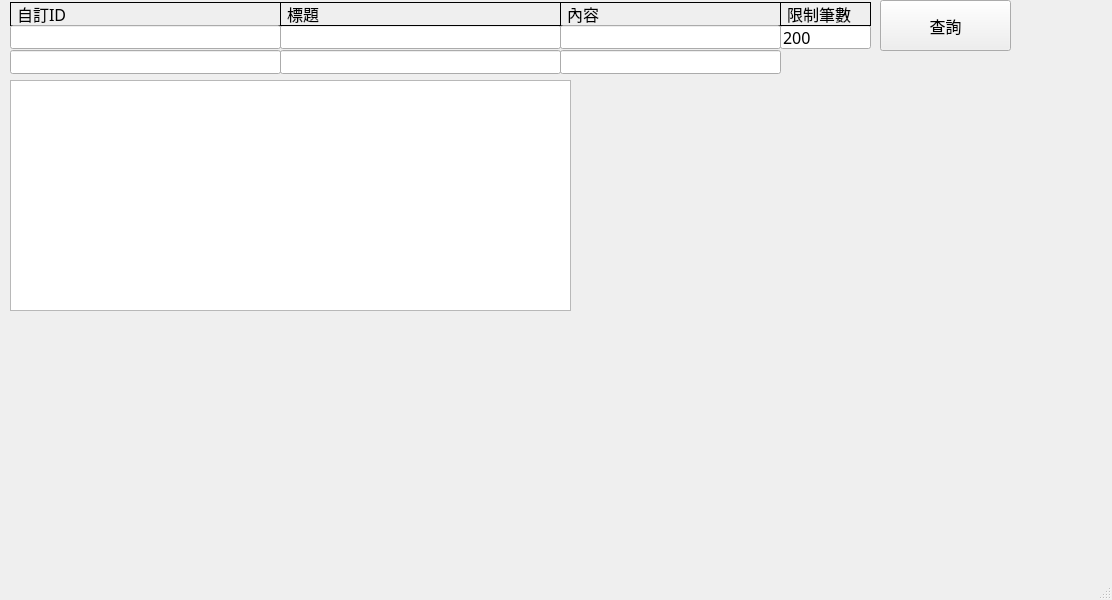
<?xml version="1.0" encoding="UTF-8"?>
<ui version="4.0">
 <class>MainWindow</class>
 <widget class="QMainWindow" name="MainWindow">
  <property name="geometry">
   <rect>
    <x>0</x>
    <y>0</y>
    <width>1112</width>
    <height>600</height>
   </rect>
  </property>
  <property name="windowTitle">
   <string>MainWindow</string>
  </property>
  <widget class="QWidget" name="centralwidget">
   <widget class="QLabel" name="label_12">
    <property name="geometry">
     <rect>
      <x>560</x>
      <y>2</y>
      <width>221</width>
      <height>24</height>
     </rect>
    </property>
    <property name="font">
     <font>
      <family>新細明體</family>
      <pointsize>12</pointsize>
     </font>
    </property>
    <property name="contextMenuPolicy">
     <enum>Qt::PreventContextMenu</enum>
    </property>
    <property name="styleSheet">
     <string notr="true">QLabel {
    border: 1px solid black; /* 邊框粗細與顏色 */
    padding: 2px;           /* 內邊距 */
}</string>
    </property>
    <property name="text">
     <string>內容</string>
    </property>
    <property name="scaledContents">
     <bool>false</bool>
    </property>
   </widget>
   <widget class="QLineEdit" name="w_title">
    <property name="geometry">
     <rect>
      <x>280</x>
      <y>25</y>
      <width>281</width>
      <height>24</height>
     </rect>
    </property>
    <property name="font">
     <font>
      <family>新細明體</family>
      <pointsize>12</pointsize>
     </font>
    </property>
    <property name="text">
     <string/>
    </property>
   </widget>
   <widget class="QLineEdit" name="w_counts">
    <property name="geometry">
     <rect>
      <x>780</x>
      <y>25</y>
      <width>91</width>
      <height>24</height>
     </rect>
    </property>
    <property name="font">
     <font>
      <family>新細明體</family>
      <pointsize>12</pointsize>
     </font>
    </property>
    <property name="text">
     <string>200</string>
    </property>
   </widget>
   <widget class="QLabel" name="label_6">
    <property name="geometry">
     <rect>
      <x>280</x>
      <y>2</y>
      <width>281</width>
      <height>24</height>
     </rect>
    </property>
    <property name="font">
     <font>
      <family>新細明體</family>
      <pointsize>12</pointsize>
     </font>
    </property>
    <property name="contextMenuPolicy">
     <enum>Qt::PreventContextMenu</enum>
    </property>
    <property name="styleSheet">
     <string notr="true">QLabel {
    border: 1px solid black; /* 邊框粗細與顏色 */
    padding: 2px;           /* 內邊距 */
}</string>
    </property>
    <property name="text">
     <string>標題</string>
    </property>
    <property name="scaledContents">
     <bool>false</bool>
    </property>
   </widget>
   <widget class="QLabel" name="label_5">
    <property name="geometry">
     <rect>
      <x>10</x>
      <y>2</y>
      <width>271</width>
      <height>24</height>
     </rect>
    </property>
    <property name="font">
     <font>
      <family>新細明體</family>
      <pointsize>12</pointsize>
     </font>
    </property>
    <property name="contextMenuPolicy">
     <enum>Qt::PreventContextMenu</enum>
    </property>
    <property name="styleSheet">
     <string notr="true">QLabel {
    border: 1px solid black; /* 邊框粗細與顏色 */
    padding: 2px;           /* 內邊距 */
}</string>
    </property>
    <property name="text">
     <string>自訂ID</string>
    </property>
    <property name="scaledContents">
     <bool>false</bool>
    </property>
   </widget>
   <widget class="QLabel" name="label_7">
    <property name="geometry">
     <rect>
      <x>780</x>
      <y>2</y>
      <width>91</width>
      <height>24</height>
     </rect>
    </property>
    <property name="font">
     <font>
      <family>新細明體</family>
      <pointsize>12</pointsize>
     </font>
    </property>
    <property name="contextMenuPolicy">
     <enum>Qt::PreventContextMenu</enum>
    </property>
    <property name="styleSheet">
     <string notr="true">QLabel {
    border: 1px solid black; /* 邊框粗細與顏色 */
    padding: 2px;           /* 內邊距 */
}</string>
    </property>
    <property name="text">
     <string>限制筆數</string>
    </property>
    <property name="scaledContents">
     <bool>false</bool>
    </property>
   </widget>
   <widget class="QLineEdit" name="f_title">
    <property name="geometry">
     <rect>
      <x>280</x>
      <y>50</y>
      <width>281</width>
      <height>24</height>
     </rect>
    </property>
    <property name="font">
     <font>
      <family>新細明體</family>
      <pointsize>12</pointsize>
     </font>
    </property>
    <property name="text">
     <string/>
    </property>
   </widget>
   <widget class="QLineEdit" name="w_custom_index">
    <property name="geometry">
     <rect>
      <x>10</x>
      <y>25</y>
      <width>271</width>
      <height>24</height>
     </rect>
    </property>
    <property name="font">
     <font>
      <family>新細明體</family>
      <pointsize>12</pointsize>
     </font>
    </property>
    <property name="text">
     <string/>
    </property>
   </widget>
   <widget class="QLineEdit" name="f_custom_index">
    <property name="geometry">
     <rect>
      <x>10</x>
      <y>50</y>
      <width>271</width>
      <height>24</height>
     </rect>
    </property>
    <property name="font">
     <font>
      <family>新細明體</family>
      <pointsize>12</pointsize>
     </font>
    </property>
    <property name="text">
     <string/>
    </property>
   </widget>
   <widget class="QTableWidget" name="treeView">
    <property name="geometry">
     <rect>
      <x>10</x>
      <y>80</y>
      <width>561</width>
      <height>231</height>
     </rect>
    </property>
    <property name="sizePolicy">
     <sizepolicy hsizetype="Expanding" vsizetype="Expanding">
      <horstretch>1</horstretch>
      <verstretch>0</verstretch>
     </sizepolicy>
    </property>
    <property name="font">
     <font>
      <family>新細明體</family>
      <pointsize>12</pointsize>
     </font>
    </property>
    <property name="styleSheet">
     <string notr="true">QTableWidget {
    alternate-background-color: #f2f2f2; /* 隔行背景顏色 */
    selection-background-color: #0078d7;  /* 選擇背景顏色 */
}
QHeaderView::section {
    background-color: #f0f0f0; /* 表頭背景顏色 */
}</string>
    </property>
    <property name="alternatingRowColors">
     <bool>true</bool>
    </property>
    <property name="columnCount">
     <number>0</number>
    </property>
    <attribute name="verticalHeaderDefaultSectionSize">
     <number>24</number>
    </attribute>
   </widget>
   <widget class="QLineEdit" name="w_content">
    <property name="geometry">
     <rect>
      <x>560</x>
      <y>25</y>
      <width>221</width>
      <height>24</height>
     </rect>
    </property>
    <property name="font">
     <font>
      <family>新細明體</family>
      <pointsize>12</pointsize>
     </font>
    </property>
    <property name="text">
     <string/>
    </property>
   </widget>
   <widget class="QLineEdit" name="f_content">
    <property name="geometry">
     <rect>
      <x>560</x>
      <y>50</y>
      <width>221</width>
      <height>24</height>
     </rect>
    </property>
    <property name="font">
     <font>
      <family>新細明體</family>
      <pointsize>12</pointsize>
     </font>
    </property>
    <property name="text">
     <string/>
    </property>
   </widget>
   <widget class="QPushButton" name="query">
    <property name="geometry">
     <rect>
      <x>880</x>
      <y>0</y>
      <width>131</width>
      <height>51</height>
     </rect>
    </property>
    <property name="font">
     <font>
      <family>新細明體</family>
      <pointsize>12</pointsize>
     </font>
    </property>
    <property name="focusPolicy">
     <enum>Qt::NoFocus</enum>
    </property>
    <property name="toolTip">
     <string/>
    </property>
    <property name="text">
     <string>查詢</string>
    </property>
   </widget>
  </widget>
  <widget class="QStatusBar" name="statusbar"/>
 </widget>
 <tabstops>
  <tabstop>w_custom_index</tabstop>
  <tabstop>w_title</tabstop>
  <tabstop>w_content</tabstop>
  <tabstop>w_counts</tabstop>
  <tabstop>f_custom_index</tabstop>
  <tabstop>f_title</tabstop>
  <tabstop>f_content</tabstop>
  <tabstop>treeView</tabstop>
 </tabstops>
 <resources/>
 <connections/>
</ui>
